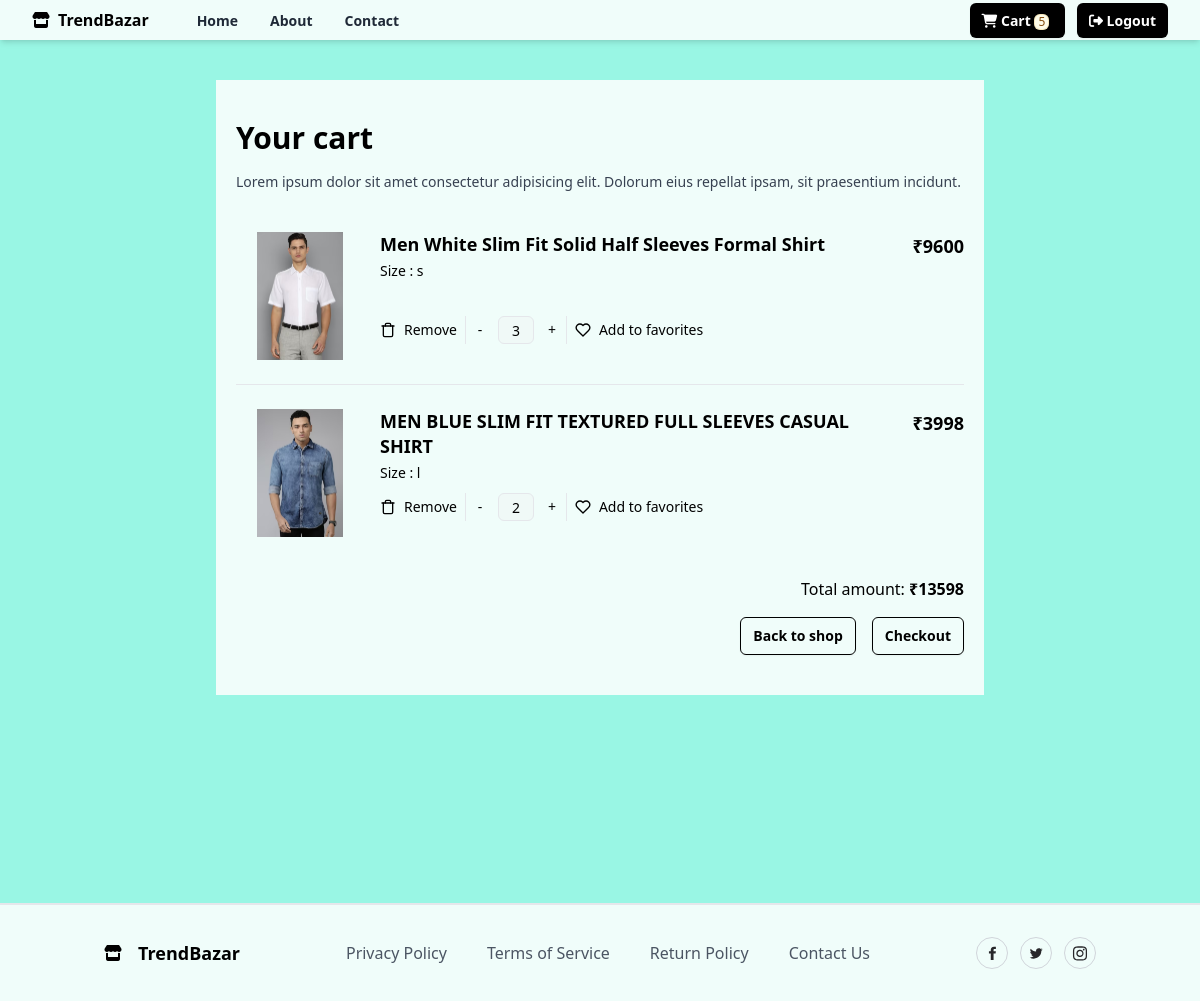
Before: /carts/all/ (signed in) with the older database file.
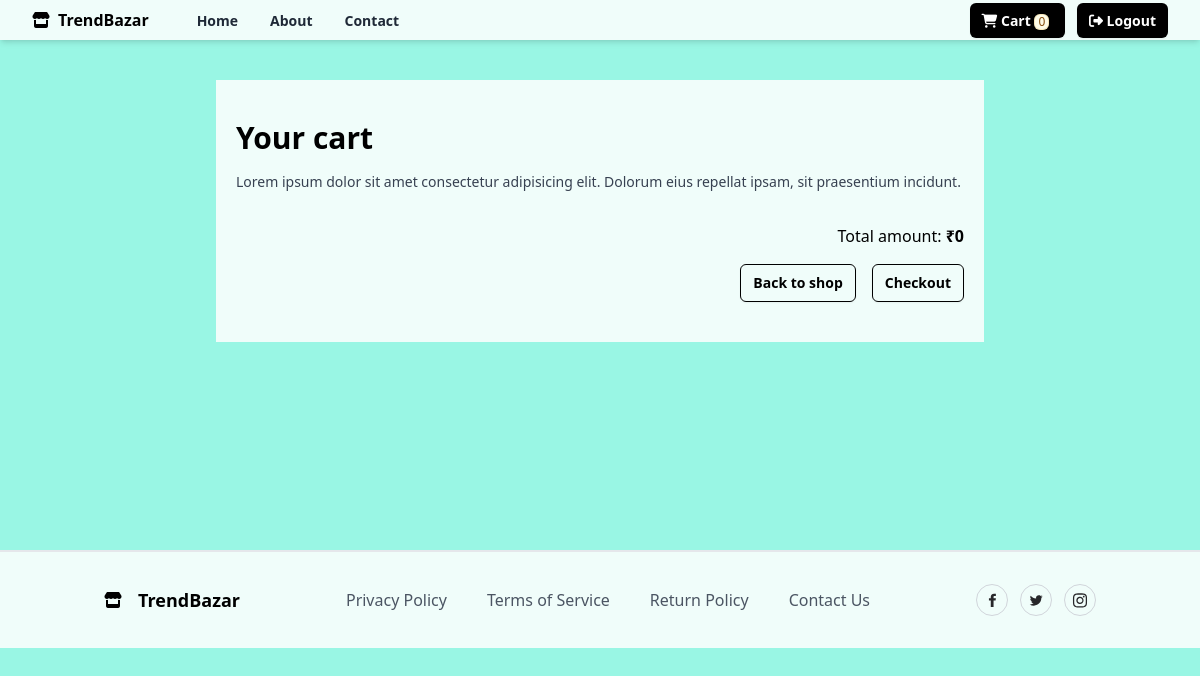
After: the same page with the newer database file.
### store/models.py (models this page shows, shortened)
class BasketItem(models.Model):
    basket_object = models.ForeignKey(Basket, on_delete=models.CASCADE, related_name='cartitems')
    product_object = models.ForeignKey(Product, on_delete=models.CASCADE)
    size_object = models.ForeignKey(Size, on_delete=models.CASCADE)
    quantity = models.PositiveIntegerField(default=1)
    created_date = models.DateTimeField(auto_now_add=True)
    updated_date = models.DateTimeField(auto_now=True)
    is_active = models.BooleanField(default=True)
    is_order_placed = models.BooleanField(default=False)
    @property
    def item_total(self):
        return self.product_object.price * self.quantity

class Product(models.Model):
    title = models.CharField(max_length=200)
    description = models.TextField(null=True, blank=True)
    size_object = models.ManyToManyField(Size, null=True)
    category_object = models.ForeignKey(Category, on_delete=models.CASCADE)
    brand_object = models.ForeignKey(Brand, on_delete=models.CASCADE)
    image = models.ImageField(upload_to='product_images', null=True, blank=True, default='product_images/default.jpg')
    price = models.PositiveIntegerField()
    created_date = models.DateTimeField(auto_now_add=True)
    updated_date = models.DateTimeField(auto_now=True)
    is_active = models.BooleanField(default=True)

class Size(models.Model):
    name = models.CharField(max_length=100, unique=True)
    created_date = models.DateTimeField(auto_now_add=True)
    updated_date = models.DateTimeField(auto_now=True)
    is_active = models.BooleanField(default=True)

class Basket(models.Model):
    owner = models.OneToOneField(User, on_delete=models.CASCADE, related_name='cart')
    created_date = models.DateTimeField(auto_now_add=True)
    updated_date = models.DateTimeField(auto_now=True)
    is_active = models.BooleanField(default=True)
    @property
    def basket_total(self):
        cart_items = self.cartitems.filter(is_order_placed=False)
        total = 0
        if cart_items:
            for item in cart_items:
                total += item.item_total
        return total
    @property
    def get_cart_items(self):
        qs = self.cartitems.filter(is_order_placed=False)
        return qs

### store/views.py (the view)
# urls.py: path('carts/all/', views.CartItemListView.as_view(), name='cart-list'),
@method_decorator([signin_required, never_cache], name='dispatch')
class CartItemListView(View):
    def get(self, request, *args, **kwargs):
        qs = request.user.cart.cartitems.filter(is_order_placed=False)
        return render(request, 'cart_items.html', {'data': qs})

### store/context_processors.py (called while the page is built)
def demo(request):
    return {'msg': 'Hello coder'}

def cart_count(request):
    count = 0
    if request.user.is_authenticated:
        if request.user.cart.get_cart_items.count() > 0:
            data = request.user.cart.cartitems.filter(is_order_placed=False).values_list('quantity').aggregate(total=Sum('quantity'))
            count = data.get('total')
    return {'item_count': count}

### store/templates/cart_items.html (shortened to what this page needs)
{%extends 'base.html'%}
{%block body_block%}
<div class="mx-auto flex max-w-3xl flex-col space-y-4 p-6 px-5 sm:p-10 sm:px-5 bg-teal-50 mt-10 mb-52">
    <h2 class="text-3xl font-bold">Your cart</h2>
    <p class="mt-3 text-sm font-medium text-gray-700">
      Lorem ipsum dolor sit amet consectetur adipisicing elit. Dolorum eius
      repellat ipsam, sit praesentium incidunt.
    </p>
    <ul class="flex flex-col divide-y divide-gray-200">
        {% for bi in data %}
        <li class="flex flex-col py-6 sm:flex-row sm:justify-between">
            <div class="flex w-full space-x-2 sm:space-x-4">
            <img
                class="h-20 w-20 flex-shrink-0 rounded object-contain outline-none dark:border-transparent sm:h-32 sm:w-32"
                src="{{bi.product_object.image.url}}"
                alt="{{bi.product_object.title}}"
            />
            <div class="flex w-full flex-col justify-between pb-4">
                <div class="flex w-full justify-between space-x-2 pb-2">
                <div class="space-y-1">
                    <h3 class="text-lg font-semibold leading-snug sm:pr-8">
                    {{bi.product_object.title}}
                    </h3>
                    <p class="text-sm">Size : {{bi.size_object.name}}</p>
                </div>
                <div class="text-right">
                    <p class="text-lg font-semibold">₹{{bi.item_total}}</p>
                </div>
                </div>
                <div class="flex divide-x text-sm">
                <a
                    href="{% url 'basket-item-delete' bi.id %}"
                    class="flex items-center space-x-2 px-2 py-1 pl-0"
                >
                    <span>Remove</span>
                </a>
                <form action="{%  url  'basket-item-qty-update'  bi.id  %}" method="post">
                    <div class="min-w-24 flex">
                        {% if bi.quantity > 1  %}
                          <button type="submit" class="h-7 w-7" name="action" value="dec">
                            -
                          </button>
                        {% endif %}
                        <input
                          type="text"
                          class="mx-1 h-7 w-9 rounded-md border text-center"
                          value="{{bi.quantity}}"
                          disabled
                        />
                        <button
                          type="submit"
                          name="action"
                          value="inc"
                          class="flex h-7 w-7 items-center justify-center"
                        >
                          +
                        </button>
                      </div>
                </form>
                <button type="button" class="flex items-center space-x-2 px-2 py-1">
                    <span>Add to favorites</span>
                </button>
                </div>
            </div>
            </div>
        </li>
        {% endfor %}
    </ul>
    <div class="space-y-1 text-right">
      <p>
        Total amount:<span class="font-semibold"> ₹{{request.user.cart.basket_total}}</span>
      </p>
    </div>
    <div class="flex justify-end space-x-4">
      <a href="{% url 'home' %}">
        <button
        type="button"
        class="rounded-md border border-black px-3 py-2 text-sm font-semibold text-black shadow-sm focus-visible:outline focus-visible:outline-2 focus-visible:outline-offset-2 focus-visible:outline-black"
      >
        Back to shop
      </button>
      </a>
      <a
        href="{% url 'checkout' %}"
        class="rounded-md border border-black px-3 py-2 text-sm font-semibold text-black shadow-sm focus-visible:outline focus-visible:outline-2 focus-visible:outline-offset-2 focus-visible:outline-black"
      >
        Checkout
      </a>
    </div>
  </div>
{%endblock%}

Changed rows visible on the page:
removed BasketItem: product_object.image (picture), product_object "Men White Slim Fit Solid Half Sleeves Formal Shirt", size_object.name "s", item_total "9600", quantity "3"
removed BasketItem: product_object.image (picture), product_object "MEN BLUE SLIM FIT TEXTURED FULL SLEEVES CASUAL SHIRT", size_object.name "l", item_total "3998", quantity "2"
Other visible differences:
{{ item_count }}: "5" → "0"
{{ request.user.cart.basket_total }}: "13598" → "0"
